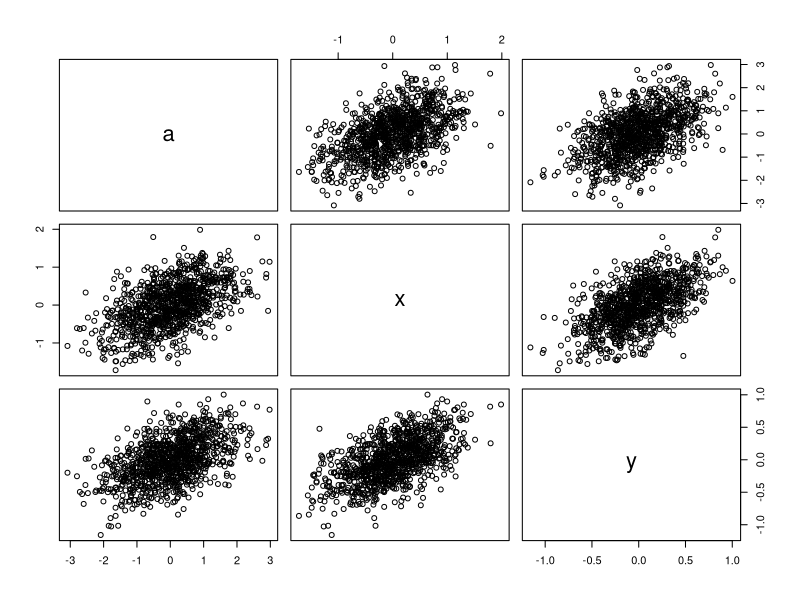

This figure's R source:
library("dplyr")

#------------------------------
# Instructions
#------------------------------
#Set working directory first so you don't have to put in the full paths:
# - In RStudio:
#   -Session -> Set Working Directory -> To Source File Location

#------------------------------
# Options
#------------------------------
nBootstraps <- 1000

#------------------------------
# Load data
#------------------------------
d <- read.csv(file.path("data.csv"))

head(d)
pairs(d)

#------------------------------
# Run main analysis
#------------------------------
#This is the analysis function you want to get a bootstrap estimate for:
model <- lm(y~a*x, data=d)
summary(model)
coefficients(model)
main_est <- coefficients(model)[["a"]]
main_est

#The coefficient of interest estimated using the full data set is:
main_CI <- confint(model)["a",]
main_CI

#------------------------------
#Run bootstrapping
#------------------------------
#Set up a table to hold the bootstrap results
results <- data.frame(bootstrapID=1:nBootstraps,
                      estimate=rep(NA,nBootstraps))
head(results)

#Bootstrapping loop
for(i in 1:nBootstraps){
  #Resample data sets of the same size as the original data, with replacement
  d_boot <- sample_n(d,nrow(d),replace=TRUE)

  #Estimate the model on the resampled data
  model_boot <- lm(y~a*x, data=d_boot)

  #The coefficient of interest is the one on a, so we pull it out and add it to the results table
  results[i,"estimate"] <- coefficients(model_boot)[["a"]]
}

#Look at summary of bootstrap results and get bootstrap 95% CI
summary(results)
bootstrap_est <- mean(results$estimate)
bootstrap_CI <- quantile(results$estimate,probs=c(0.025,0.975))

#------------------------------
# Compare results
#------------------------------
#Compare to estimate output by model (They should be similar for this simple linear model)

#Estimates
main_est
bootstrap_est

#CIs
main_CI
bootstrap_CI
